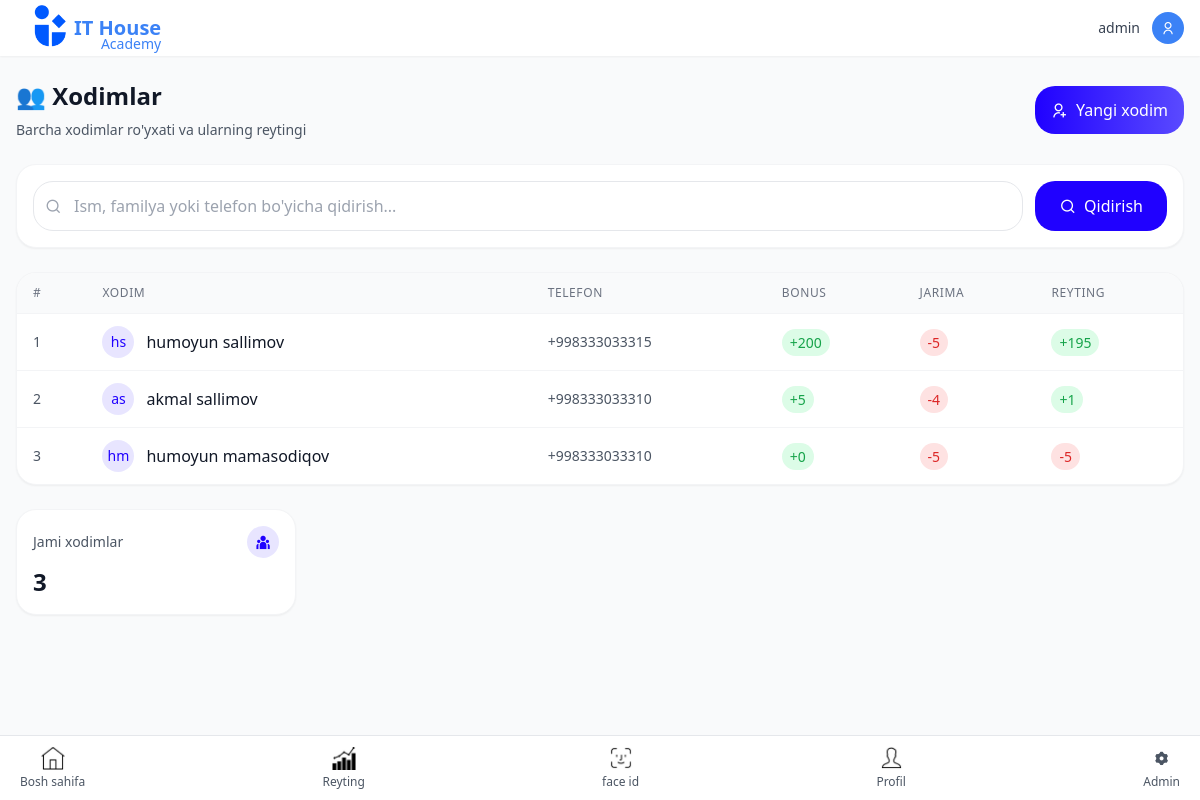
Before: /xodimlar/ (signed in) with the older database file.
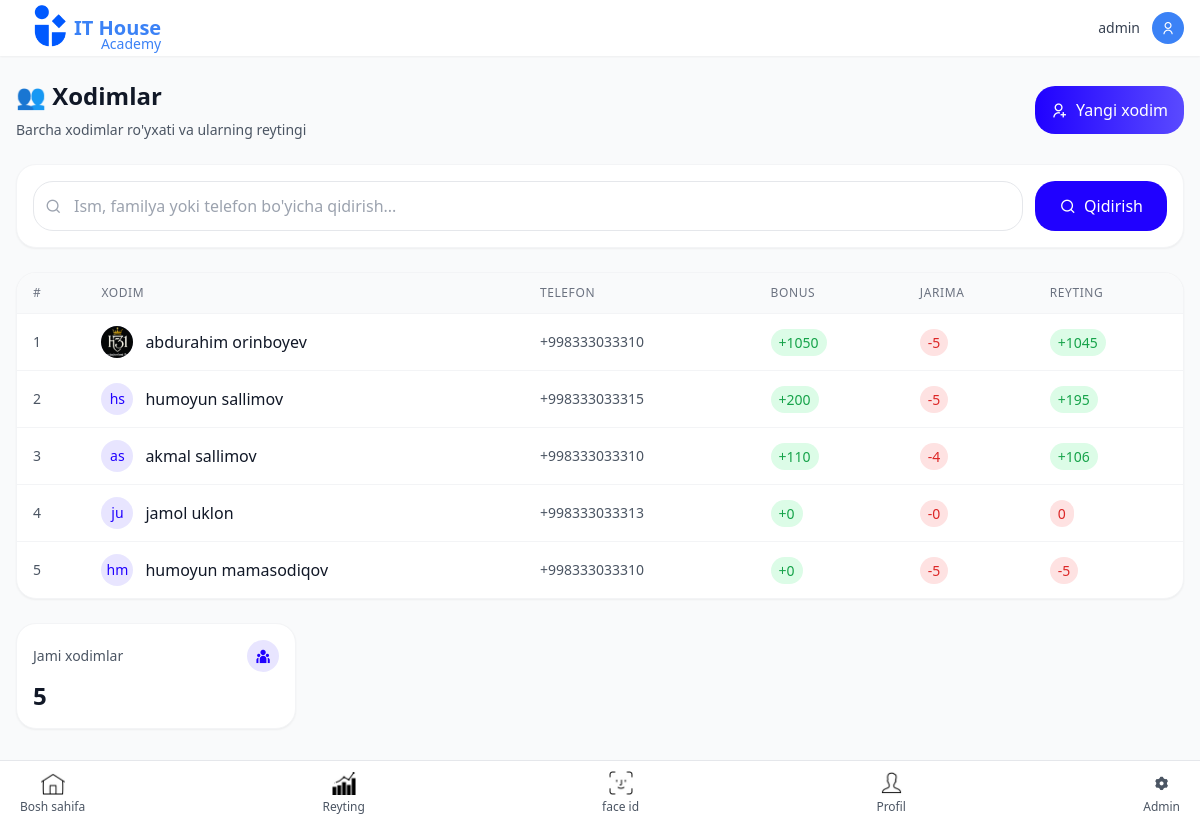
After: the same page with the newer database file.
### main/models.py (models this page shows, shortened)
class Xodim(models.Model):
    user = models.OneToOneField(User, on_delete=models.CASCADE, related_name='xodim')
    ism = models.CharField(max_length=100)
    familya = models.CharField(max_length=100)
    telefon = models.CharField(max_length=20)
    rasm = models.ImageField(upload_to='xodim_rasmlari/', null=True, blank=True)
    bonus_ball = models.IntegerField(default=0)
    bonus_pul = models.DecimalField(max_digits=12, decimal_places=2, default=0)
    jarima_ball = models.IntegerField(default=0)
    jarima_pul = models.DecimalField(max_digits=12, decimal_places=2, default=0)
    reyting_ball = models.IntegerField(default=0)
    reyting_pul = models.DecimalField(max_digits=12, decimal_places=2, default=0)
    created_at = models.DateTimeField(auto_now_add=True)
    updated_at = models.DateTimeField(auto_now=True)
    class Meta:
        ordering = ['-reyting_ball']
        verbose_name = "Xodim"
        verbose_name_plural = "Xodimlar"

### main/views.py (the view)
# urls.py: path('xodimlar/', views.xodimlar, name='xodimlar'),
@login_required
def xodimlar(request):
    xodimlar = Xodim.objects.all().order_by('-reyting_ball')
    qidiruv = request.GET.get('qidiruv', '')
    if qidiruv:
        xodimlar = xodimlar.filter(
            Q(ism__icontains=qidiruv) |
            Q(familya__icontains=qidiruv) |
            Q(telefon__icontains=qidiruv)
        )
    from django.core.paginator import Paginator
    paginator = Paginator(xodimlar, 10)  # Har sahifada 10 ta xodim
    page = request.GET.get('page', 1)
    xodimlar = paginator.get_page(page)
    umumiy_ball = sum([x.reyting_ball for x in paginator.object_list])
    umumiy_bonus = sum([x.bonus_ball for x in paginator.object_list])
    umumiy_jarima = sum([x.jarima_ball for x in paginator.object_list])
    return render(request, 'main/xodimlar.html', {
        'xodimlar': xodimlar,
        'umumiy_ball': umumiy_ball,
        'umumiy_bonus': umumiy_bonus,
        'umumiy_jarima': umumiy_jarima,
    })

### main/templates/main/xodimlar.html (shortened to what the changed rows need)
{% extends 'base.html' %}
{% load static %}
{% block content %}
<div class="mb-6 flex items-center justify-between">
    <div>
        <h2 class="text-2xl font-bold text-gray-900 mb-2">👥 Xodimlar</h2>
    </div>
</div>
<div class="bg-white rounded-xl shadow-sm border border-gray-100 overflow-hidden">
    <div class="hidden md:block overflow-x-auto">
        <table class="w-full">
            <thead class="bg-gray-50 border-b border-gray-100">
                <tr>
                    <th class="px-4 py-3 text-left text-xs font-medium text-gray-500 uppercase tracking-wider">#</th>
                    <th class="px-4 py-3 text-left text-xs font-medium text-gray-500 uppercase tracking-wider">Xodim</th>
                    <th class="px-4 py-3 text-left text-xs font-medium text-gray-500 uppercase tracking-wider">Telefon</th>
                    <th class="px-4 py-3 text-left text-xs font-medium text-gray-500 uppercase tracking-wider">Bonus</th>
                    <th class="px-4 py-3 text-left text-xs font-medium text-gray-500 uppercase tracking-wider">Jarima</th>
                    <th class="px-4 py-3 text-left text-xs font-medium text-gray-500 uppercase tracking-wider">Reyting</th>
                </tr>
            </thead>
            <tbody class="divide-y divide-gray-100">
                {% for xodim in xodimlar %}
                <tr class="hover:bg-gray-50 transition-colors">
                    <td class="px-4 py-3 text-sm text-gray-600">{{ forloop.counter }}</td>
                    <td class="px-4 py-3">
                        <a href="{% url 'xodim_detail' xodim.id %}" class="flex items-center gap-3">
                            <div class="w-8 h-8 rounded-full bg-[#2001FF]/10 flex items-center justify-center overflow-hidden">
                                {% if xodim.rasm and xodim.rasm.url %}
                                    <img src="{{ xodim.rasm.url }}" alt="{{ xodim.ism }}" class="w-full h-full object-cover">
                                {% else %}
                                    <span class="text-sm font-medium text-[#2001FF]">{{ xodim.ism|first }}{{ xodim.familya|first }}</span>
                                {% endif %}
                            </div>
                            <div>
                                <div class="font-medium text-gray-900">{{ xodim.ism }} {{ xodim.familya }}</div>
                            </div>
                        </a>
                    </td>
                    <td class="px-4 py-3 text-sm text-gray-600">{{ xodim.telefon }}</td>
                    <td class="px-4 py-3">
                        <span class="px-2 py-1 bg-green-100 text-green-600 rounded-full text-sm font-medium">+{{ xodim.bonus_ball }}</span>
                    </td>
                    <td class="px-4 py-3">
                        <span class="px-2 py-1 bg-red-100 text-red-600 rounded-full text-sm font-medium">-{{ xodim.jarima_ball }}</span>
                    </td>
                    <td class="px-4 py-3">
                        <span class="px-2 py-1 {% if xodim.reyting_ball > 0 %}bg-green-100 text-green-600{% else %}bg-red-100 text-red-600{% endif %} rounded-full text-sm font-medium">
                            {% if xodim.reyting_ball > 0 %}+{% endif %}{{ xodim.reyting_ball }}
                        </span>
                    </td>
                </tr>
                {% endfor %}
            </tbody>
        </table>
    </div>
</div>
<div class="grid grid-cols-2 sm:grid-cols-4 gap-4 mt-6">
    <div class="bg-white rounded-xl p-4 shadow-sm border border-gray-100">
        <div class="flex items-center justify-between mb-2">
            <span class="text-sm text-gray-600">Jami xodimlar</span>
            <div class="w-8 h-8 bg-[#2001FF]/10 rounded-full flex items-center justify-center">
            </div>
        </div>
        <div class="text-2xl font-bold text-gray-900">{{ xodimlar.paginator.count }}</div>
    </div>
</div>
{% endblock %}

Changed rows visible on the page:
added Xodim: rasm (picture), ism "abdurahim", familya "orinboyev", telefon "+998333033310", bonus_ball "1050", jarima_ball "5", reyting_ball "1045"
changed Xodim "akmal": bonus_ball "5" → "110"; reyting_ball "1" → "106"
added Xodim: ism|first "j", familya|first "u", ism "jamol", familya "uklon", telefon "+998333033313", bonus_ball "0", jarima_ball "0", reyting_ball "0"
Other visible differences:
{{ xodimlar.paginator.count }}: "3" → "5"
